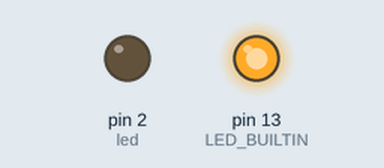
Simulated run of this sketch. Board: Arduino Uno, built with avr-gcc and run on an emulated ATmega328P. Parts: output pins drawn as LEDs (lit = HIGH).

Above: at 0.5 s.
At 2.5 s:
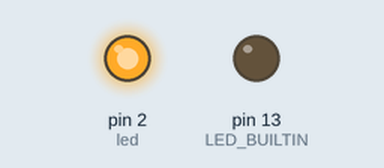
At 3.5 s:
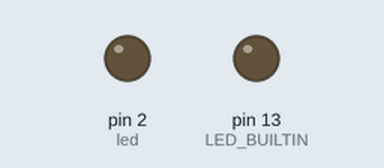
Timing chart, 0 to 5.2 s (numbered marks = the images above):
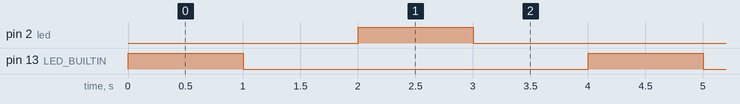

The sketch:

Aula_1.ino
```cpp
// C++ code
// Projeto Aula 1 - Arduino pelo Tinkercad
#define led 2
void setup()
{
  //Definindo O Pino 2 (Conectado ao LED na placa) e O LED(fixo no ARDUINO) como Saídas
  pinMode(LED_BUILTIN, OUTPUT);
  pinMode(led, OUTPUT);
}

void loop()
{
  //Ligando e desligando ambos os LEDs num intervalo de 1 segundo
  digitalWrite(LED_BUILTIN, HIGH);
  delay(1000); // Wait for 1000 millisecond(s)
  digitalWrite(LED_BUILTIN, LOW);
  delay(1000); // Wait for 1000 millisecond(s)
  digitalWrite (led, HIGH);
  delay(1000);
  digitalWrite (led, LOW);
  delay(1000);
}
```

Measured:
- by itself, pin 2 (led), pin 13 (LED_BUILTIN): alternates HIGH for 1.0 s and LOW for 3.0 s
- by itself, everything shown: repeats every 4.0 s, in 4 steps
